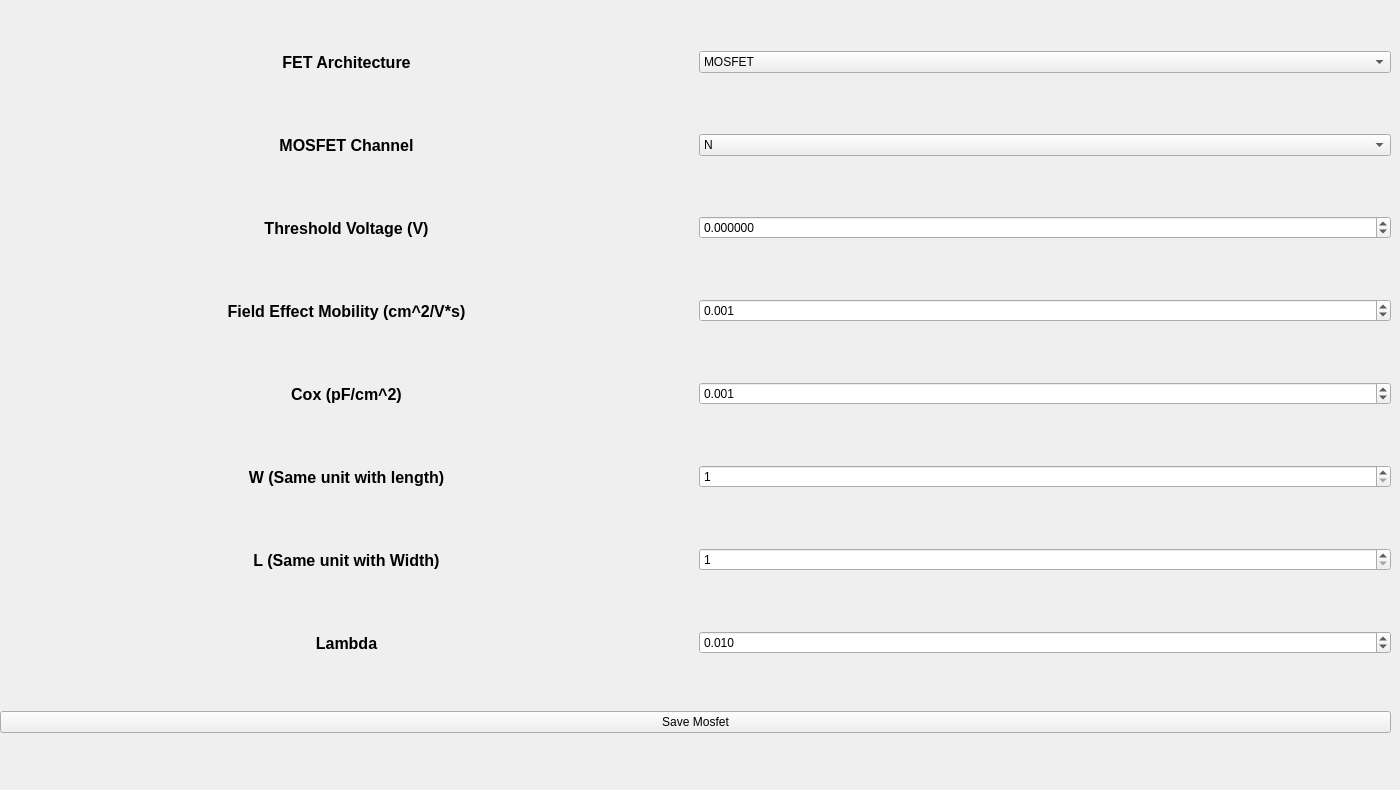
      <widget class="QWidget" name="tabWidgetPage2">
       <attribute name="title">
        <string>L2</string>
       </attribute>
       <widget class="QWidget" name="gridLayoutWidget_3">
        <property name="geometry">
         <rect>
          <x>0</x>
          <y>0</y>
          <width>1391</width>
          <height>781</height>
         </rect>
        </property>
        <layout class="QGridLayout" name="gridLayout_4">
         <item row="1" column="0">
          <widget class="QLabel" name="label_15">
           <property name="sizePolicy">
            <sizepolicy hsizetype="Preferred" vsizetype="Fixed">
             <horstretch>0</horstretch>
             <verstretch>0</verstretch>
            </sizepolicy>
           </property>
           <property name="minimumSize">
            <size>
             <width>0</width>
             <height>30</height>
            </size>
           </property>
           <property name="font">
            <font>
             <pointsize>12</pointsize>
             <bold>true</bold>
            </font>
           </property>
           <property name="text">
            <string>MOSFET Channel</string>
           </property>
           <property name="scaledContents">
            <bool>true</bool>
           </property>
           <property name="alignment">
            <set>Qt::AlignCenter</set>
           </property>
          </widget>
         </item>
         <item row="4" column="0">
          <widget class="QLabel" name="label_17">
           <property name="sizePolicy">
            <sizepolicy hsizetype="Preferred" vsizetype="Fixed">
             <horstretch>0</horstretch>
             <verstretch>0</verstretch>
            </sizepolicy>
           </property>
           <property name="minimumSize">
            <size>
             <width>0</width>
             <height>30</height>
            </size>
           </property>
           <property name="font">
            <font>
             <pointsize>12</pointsize>
             <bold>true</bold>
            </font>
           </property>
           <property name="text">
            <string>Cox (pF/cm^2)</string>
           </property>
           <property name="scaledContents">
            <bool>true</bool>
           </property>
           <property name="alignment">
            <set>Qt::AlignCenter</set>
           </property>
          </widget>
         </item>
         <item row="4" column="1">
          <widget class="QDoubleSpinBox" name="L2_5">
           <property name="decimals">
            <number>3</number>
           </property>
           <property name="maximum">
            <double>99999999.000000000000000</double>
           </property>
           <property name="singleStep">
            <double>0.010000000000000</double>
           </property>
           <property name="stepType">
            <enum>QAbstractSpinBox::DefaultStepType</enum>
           </property>
           <property name="value">
            <double>0.001000000000000</double>
           </property>
          </widget>
         </item>
         <item row="7" column="0">
          <widget class="QLabel" name="label_13">
           <property name="sizePolicy">
            <sizepolicy hsizetype="Preferred" vsizetype="Fixed">
             <horstretch>0</horstretch>
             <verstretch>0</verstretch>
            </sizepolicy>
           </property>
           <property name="minimumSize">
            <size>
             <width>0</width>
             <height>30</height>
            </size>
           </property>
           <property name="font">
            <font>
             <pointsize>12</pointsize>
             <bold>true</bold>
            </font>
           </property>
           <property name="text">
            <string>Lambda</string>
           </property>
           <property name="scaledContents">
            <bool>true</bool>
           </property>
           <property name="alignment">
            <set>Qt::AlignCenter</set>
           </property>
          </widget>
         </item>
         <item row="6" column="1">
          <widget class="QDoubleSpinBox" name="L2_7">
           <property name="decimals">
            <number>0</number>
           </property>
           <property name="minimum">
            <double>1.000000000000000</double>
           </property>
           <property name="maximum">
            <double>99999999.000000000000000</double>
           </property>
           <property name="singleStep">
            <double>0.010000000000000</double>
           </property>
           <property name="stepType">
            <enum>QAbstractSpinBox::DefaultStepType</enum>
           </property>
           <property name="value">
            <double>1.000000000000000</double>
           </property>
          </widget>
         </item>
         <item row="5" column="0">
          <widget class="QLabel" name="label_14">
           <property name="sizePolicy">
            <sizepolicy hsizetype="Preferred" vsizetype="Fixed">
             <horstretch>0</horstretch>
             <verstretch>0</verstretch>
            </sizepolicy>
           </property>
           <property name="minimumSize">
            <size>
             <width>0</width>
             <height>30</height>
            </size>
           </property>
           <property name="font">
            <font>
             <pointsize>12</pointsize>
             <bold>true</bold>
            </font>
           </property>
           <property name="text">
            <string>W (Same unit with length)</string>
           </property>
           <property name="scaledContents">
            <bool>true</bool>
           </property>
           <property name="alignment">
            <set>Qt::AlignCenter</set>
           </property>
          </widget>
         </item>
         <item row="8" column="0" colspan="2">
          <widget class="QPushButton" name="SaveMosfetLevel2">
           <property name="text">
            <string>Save Mosfet</string>
           </property>
          </widget>
         </item>
         <item row="5" column="1">
          <widget class="QDoubleSpinBox" name="L2_6">
           <property name="decimals">
            <number>0</number>
           </property>
           <property name="minimum">
            <double>1.000000000000000</double>
           </property>
           <property name="maximum">
            <double>99999999.000000000000000</double>
           </property>
           <property name="singleStep">
            <double>0.010000000000000</double>
           </property>
           <property name="stepType">
            <enum>QAbstractSpinBox::DefaultStepType</enum>
           </property>
           <property name="value">
            <double>1.000000000000000</double>
           </property>
          </widget>
         </item>
         <item row="2" column="0">
          <widget class="QLabel" name="label_20">
           <property name="sizePolicy">
            <sizepolicy hsizetype="Preferred" vsizetype="Fixed">
             <horstretch>0</horstretch>
             <verstretch>0</verstretch>
            </sizepolicy>
           </property>
           <property name="minimumSize">
            <size>
             <width>0</width>
             <height>30</height>
            </size>
           </property>
           <property name="font">
            <font>
             <pointsize>12</pointsize>
             <bold>true</bold>
            </font>
           </property>
           <property name="text">
            <string>Threshold Voltage (V)</string>
           </property>
           <property name="scaledContents">
            <bool>true</bool>
           </property>
           <property name="alignment">
            <set>Qt::AlignCenter</set>
           </property>
          </widget>
         </item>
         <item row="6" column="0">
          <widget class="QLabel" name="label_16">
           <property name="sizePolicy">
            <sizepolicy hsizetype="Preferred" vsizetype="Fixed">
             <horstretch>0</horstretch>
             <verstretch>0</verstretch>
            </sizepolicy>
           </property>
           <property name="minimumSize">
            <size>
             <width>0</width>
             <height>30</height>
            </size>
           </property>
           <property name="font">
            <font>
             <pointsize>12</pointsize>
             <bold>true</bold>
            </font>
           </property>
           <property name="text">
            <string>L (Same unit with Width)</string>
           </property>
           <property name="scaledContents">
            <bool>true</bool>
           </property>
           <property name="alignment">
            <set>Qt::AlignCenter</set>
           </property>
          </widget>
         </item>
         <item row="7" column="1">
          <widget class="QDoubleSpinBox" name="L2_8">
           <property name="decimals">
            <number>3</number>
           </property>
           <property name="maximum">
            <double>1.000000000000000</double>
           </property>
           <property name="singleStep">
            <double>0.010000000000000</double>
           </property>
           <property name="stepType">
            <enum>QAbstractSpinBox::DefaultStepType</enum>
           </property>
           <property name="value">
            <double>0.010000000000000</double>
           </property>
          </widget>
         </item>
         <item row="2" column="1">
          <widget class="QDoubleSpinBox" name="L2_3">
           <property name="decimals">
            <number>6</number>
           </property>
           <property name="minimum">
            <double>-99999999.000000000000000</double>
           </property>
           <property name="maximum">
            <double>99999999.000000000000000</double>
           </property>
           <property name="singleStep">
            <double>0.010000000000000</double>
           </property>
           <property name="stepType">
            <enum>QAbstractSpinBox::DefaultStepType</enum>
           </property>
          </widget>
         </item>
         <item row="0" column="0">
          <widget class="QLabel" name="label_18">
           <property name="sizePolicy">
            <sizepolicy hsizetype="Preferred" vsizetype="Fixed">
             <horstretch>0</horstretch>
             <verstretch>0</verstretch>
            </sizepolicy>
           </property>
           <property name="minimumSize">
            <size>
             <width>0</width>
             <height>30</height>
            </size>
           </property>
           <property name="font">
            <font>
             <pointsize>12</pointsize>
             <bold>true</bold>
            </font>
           </property>
           <property name="text">
            <string>FET Architecture</string>
           </property>
           <property name="scaledContents">
            <bool>true</bool>
           </property>
           <property name="alignment">
            <set>Qt::AlignCenter</set>
           </property>
          </widget>
         </item>
         <item row="3" column="1">
          <widget class="QDoubleSpinBox" name="L2_4">
           <property name="decimals">
            <number>3</number>
           </property>
           <property name="minimum">
            <double>0.000000000000000</double>
           </property>
           <property name="maximum">
            <double>99999999.000000000000000</double>
           </property>
           <property name="singleStep">
            <double>0.010000000000000</double>
           </property>
           <property name="stepType">
            <enum>QAbstractSpinBox::DefaultStepType</enum>
           </property>
           <property name="value">
            <double>0.001000000000000</double>
           </property>
          </widget>
         </item>
         <item row="0" column="1">
          <widget class="QComboBox" name="L2_1">
           <property name="enabled">
            <bool>true</bool>
           </property>
           <item>
            <property name="text">
             <string>MOSFET</string>
            </property>
           </item>
          </widget>
         </item>
         <item row="3" column="0">
          <widget class="QLabel" name="label_19">
           <property name="sizePolicy">
            <sizepolicy hsizetype="Preferred" vsizetype="Fixed">
             <horstretch>0</horstretch>
             <verstretch>0</verstretch>
            </sizepolicy>
           </property>
           <property name="minimumSize">
            <size>
             <width>0</width>
             <height>30</height>
            </size>
           </property>
           <property name="font">
            <font>
             <pointsize>12</pointsize>
             <bold>true</bold>
            </font>
           </property>
           <property name="text">
            <string>Field Effect Mobility (cm^2/V*s)</string>
           </property>
           <property name="scaledContents">
            <bool>true</bool>
           </property>
           <property name="alignment">
            <set>Qt::AlignCenter</set>
           </property>
          </widget>
         </item>
         <item row="1" column="1">
          <widget class="QComboBox" name="L2_2">
           <item>
            <property name="text">
             <string>N</string>
            </property>
           </item>
           <item>
            <property name="text">
             <string>P</string>
            </property>
           </item>
          </widget>
         </item>
        </layout>
       </widget>
      </widget>
